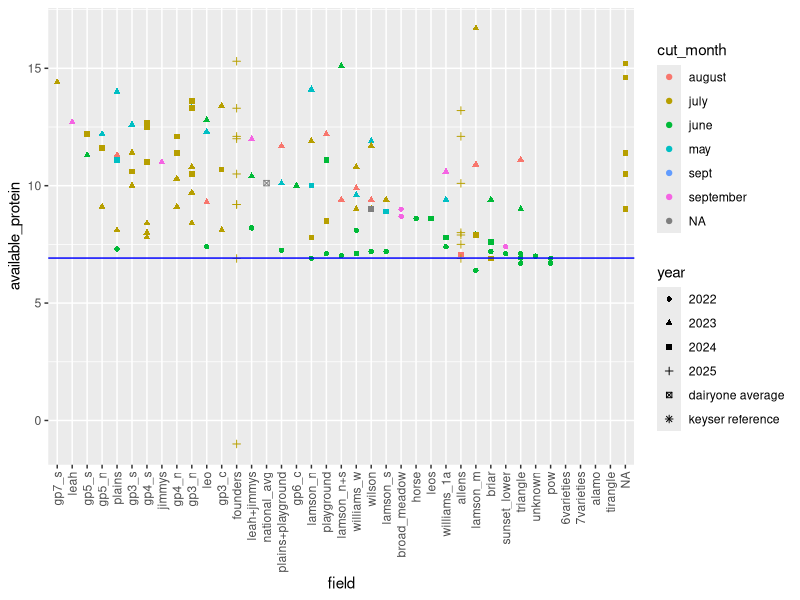
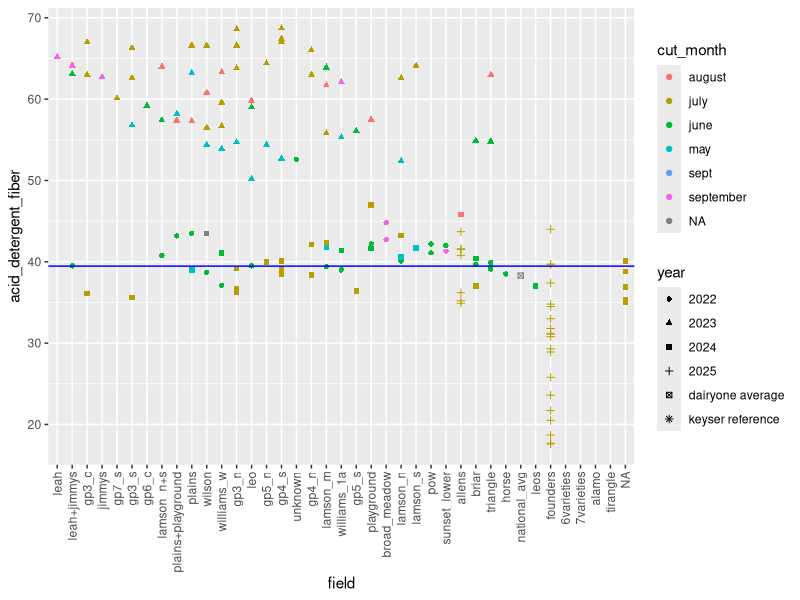
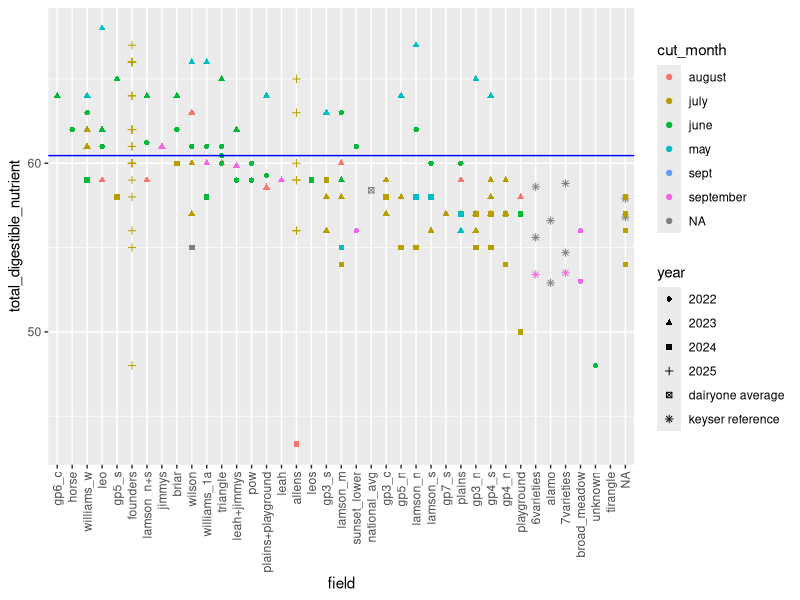
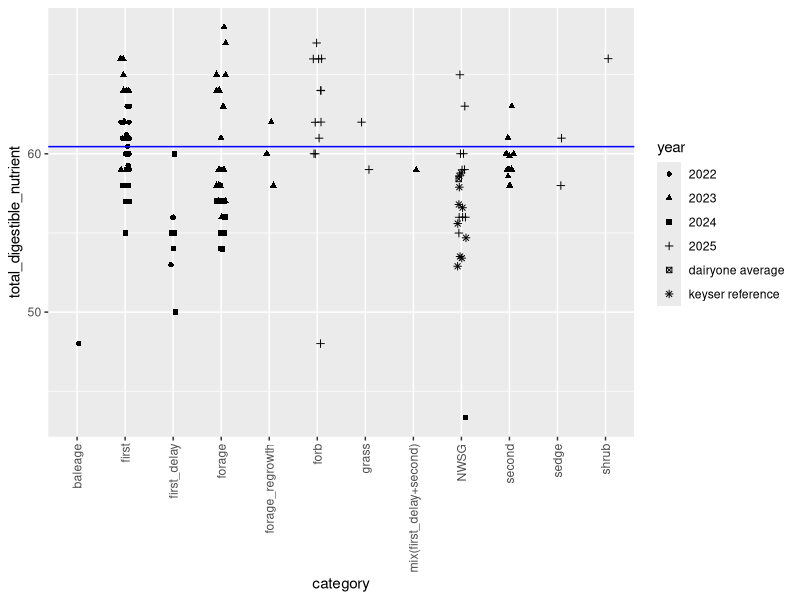

Generate these figures, in order, with R: (Note: this script raises an error after producing the figures.)
#test

library(tidyverse)
library(forcats)

forage<-read_csv('dairyone_master.csv',skip=5)%>%
  mutate(field=as.factor(field))
   
##AVAILABLE PROTEIN###
forage<-mutate(forage, field=fct_reorder(field, desc(available_protein)))
ggplot(forage, aes(field, available_protein))+geom_point(aes(color=cut_month, shape=year))+
  ylim(min(forage$available_protein)-1,max(forage$available_protein)+1)+
  geom_hline(color="blue", yintercept=as.numeric(forage$available_protein[19]))+
  geom_hline(yintercept=as.numeric(mean(forage$available_protein[1:18])))+
  theme(axis.text.x = element_text(angle = 90, vjust = 0.5, hjust=1))

### FIBER ###
forage<-mutate(forage, field=fct_reorder(field, desc(acid_detergent_fiber)))
ggplot(forage, aes(field, acid_detergent_fiber))+geom_point(aes(color=cut_month, shape=year))+
  ylim(min(forage$acid_detergent_fiber)-.5,max(forage$acid_detergent_fiber)+.5)+
  geom_hline(color="blue", yintercept=as.numeric(forage$acid_detergent_fiber[19]))+
  geom_hline(yintercept=as.numeric(mean(forage$acid_detergent_fiber[1:18])))+
  theme(axis.text.x = element_text(angle = 90, vjust = 0.5, hjust=1))

###TDN###
forage<-mutate(forage, field=fct_reorder(field, desc(total_digestible_nutrient)))
ggplot(forage, aes(field, total_digestible_nutrient))+geom_point(aes(color=cut_month, shape=year))+
  ylim(min(forage$total_digestible_nutrient)-.5,max(forage$total_digestible_nutrient)+.5)+
  geom_hline(color="blue", yintercept=as.numeric(forage$total_digestible_nutrient[19]))+
  geom_hline(yintercept=as.numeric(mean(forage$total_digestible_nutrient[1:18])))+
  theme(axis.text.x = element_text(angle = 90, vjust = 0.5, hjust=1))


#############
allforage<-forage

###TDN###

ggplot(allforage, aes(category, total_digestible_nutrient, shape=year))+geom_jitter(width=.1)+
  ylim(min(forage$total_digestible_nutrient)-.5,max(forage$total_digestible_nutrient)+.5)+
  geom_hline(color="blue", yintercept=as.numeric(forage$total_digestible_nutrient[19]))+
  geom_hline(yintercept=as.numeric(mean(forage$total_digestible_nutrient[1:18])))+
  theme(axis.text.x = element_text(angle = 90, vjust = 0.5, hjust=1))

#bales over time
ggplot(subset(allforage, farm!="GP"&category!="average"&category!="baleage"&!is.na(category)&category!="first_delay"), aes(falseyear, bales, shape=year, color=category))+# geom_line(aes(group=interaction(field,year)), color="black")+
  geom_point(size=2)+
 # theme(axis.text.x = element_text(angle = 90, vjust = 0.5, hjust=1)) +  geom_hline(color="blue", yintercept=as.numeric(forage$bales[19]))+geom_hline(color="green", yintercept=60)+
geom_text(data=subset(allforage, farm!="GP"&category!="average"&category!="baleage"&!is.na(category)&category!="first_delay"), aes(falseyear-2, bales, label=field))#+facet_wrap(~field)


#TDN over time
ggplot(subset(allforage, farm!="GP"&category!="average"&category!="baleage"&!is.na(category)&category!="first_delay"), aes(year, total_digestible_nutrient, shape=year, color=category))+# geom_line(aes(group=interaction(field,year)), color="black")+
  geom_point(size=2)+theme_classic()+
  theme(axis.text.x = element_text(angle = 90, vjust = 0.5, hjust=1)) +  geom_hline(color="blue", yintercept=as.numeric(forage$total_digestible_nutrient[19]))+geom_hline(color="green", yintercept=60)
  geom_text(data=subset(allforage, farm!="GP"&category!="average"&category!="baleage"&!is.na(category)&category!="first_delay"&falseyear<"2023-06-02"), aes(falseyear-10, total_digestible_nutrient, label=field))#+facet_wrap(~field)

#TDN*tons
ggplot(subset(allforage, category!="forage"&category!="forage_regrowth"&is.na(synthesized)&farm!="GP"&category!="average"&category!="baleage"&!is.na(category)&category!="first_delay"), aes(falseyear, total_digestible_nutrient*bales*750/2000/100, shape=year, color=category))+ 
  geom_line(aes(group=field), color="black")+
    geom_point(size=2)+theme_classic()+
    theme(axis.text.x = element_text(angle = 90, vjust = 0.5, hjust=1)) +  
  geom_text(data=subset(allforage, is.na(synthesized)&farm!="GP"&category!="average"&category!="baleage"&!is.na(category)&category!="first_delay"), aes(falseyear-5, total_digestible_nutrient*bales*750/2000/100, label=field))+#+facet_wrap(~field)
  coord_trans(y = "log10")+ylab("Tons of Digestible Nutrient")

#tons
ggplot(subset(allforage, category!="forage"&category!="forage_regrowth"&is.na(synthesized)&farm!="GP"&category!="average"&category!="baleage"&!is.na(category)&category!="first_delay"), aes(falseyear, bales*750/2000, shape=year, color=category))+ 
  geom_line(aes(group=field), color="black")+
  geom_point(size=2)+theme_classic()+
  theme(axis.text.x = element_text(angle = 90, vjust = 0.5, hjust=1)) +  
  geom_text(data=subset(allforage, is.na(synthesized)&farm!="GP"&category!="average"&category!="baleage"&!is.na(category)&category!="first_delay"), aes(falseyear-5, bales*750/2000, label=field))+#+facet_wrap(~field)
  coord_trans(y = "log10")+ylab("Tons of Hay")


#protein
ggplot(subset(allforage, farm!="GP"&category!="average"&category!="baleage"&!is.na(category)&category!="first_delay"), aes(falseyear, available_protein, shape=year, color=category))+# geom_line(aes(group=interaction(field,year)), color="black")+
    geom_point(size=2)+theme_classic()+
    theme(axis.text.x = element_text(angle = 90, vjust = 0.5, hjust=1)) +  geom_hline(color="blue", yintercept=as.numeric(forage$available_protein[19]))

#protein tons
    ggplot(subset(allforage, category!="forage"&category!="forage_regrowth"&is.na(synthesized)&farm!="GP"&category!="average"&category!="baleage"&!is.na(category)&category!="first_delay"), aes(falseyear, available_protein*bales*750/2000, shape=year, color=category))+ 
      geom_line(aes(group=field), color="black")+
      geom_point(size=2)+theme_classic()+
      theme(axis.text.x = element_text(angle = 90, vjust = 0.5, hjust=1)) +  
     # geom_hline(color="blue", yintercept=as.numeric(forage$available_protein[19]*750/2000))+
      geom_text(data=subset(allforage, is.na(synthesized)&farm!="GP"&category!="average"&category!="baleage"&!is.na(category)&category!="first_delay"), aes(falseyear-2, available_protein*bales*750/2000, label=field))+#+facet_wrap(~field)
      coord_trans(y = "log10")
    
    #ADF
ggplot(subset(allforage, farm!="GP"&category!="average"&category!="baleage"&!is.na(category)&category!="first_delay"), aes(falseyear, acid_detergent_fiber, shape=year, color=category))+# geom_line(aes(group=interaction(field,year)), color="black")+
      geom_point(size=2)+theme_classic()+
      theme(axis.text.x = element_text(angle = 90, vjust = 0.5, hjust=1)) +  geom_hline(color="blue", yintercept=as.numeric(forage$acid_detergent_fiber[19]))
    geom_text(data=subset(allforage, farm!="GP"&category!="average"&category!="baleage"&!is.na(category)&category!="first_delay"&falseyear<"2023-06-02"), aes(falseyear-10, total_digestible_nutrient, label=field))#+facet_wrap(~field)
##    
#ggplot(subset(allforage, farm!="GP"&category!="average"&category!="baleage"&!is.na(category)&category!="first_delay"), aes(falseyear, ne_gain_mcal.lb, shape=year, color=category))+# geom_line(aes(group=interaction(field,year)), color="black")+
#      geom_point(size=2)+
#      theme(axis.text.x = element_text(angle = 90, vjust = 0.5, hjust=1)) +  geom_hline(color="blue", yintercept=as.numeric(forage$ne_gain_mcal.lb[19]))
#    geom_text(data=subset(allforage, farm!="GP"&category!="average"&category!="baleage"&!is.na(category)&category!="first_delay"&falseyear<"2023-06-02"), aes(falseyear-10, total_digestible_nutrient, label=field))#+facet_wrap(~field)
   
    
#categories: May23, June22, August23
#stacked bars
#total bales, tons TDN, tons protein

allforage$field=fct_reorder(allforage$field, (allforage$bales))    
allforage$cat=fct_reorder(allforage$cat, (allforage$available_protein))    

ggplot(subset(allforage, category!="forage"&category!="forage_regrowth"&is.na(synthesized)&farm!="GP"&category!="average"&category!="baleage"&!is.na(category)&category!="first_delay"), 
           aes(year, bales, fill=field))+
      geom_bar(stat="identity", position="stack")
    
ggplot(subset(allforage, category!="forage"&category!="forage_regrowth"&is.na(synthesized)&farm!="GP"&category!="average"&category!="baleage"&!is.na(category)&category!="first_delay"), 
           aes(cat, bales, fill=field))+
      geom_bar(stat="identity", position="stack")
    
ggplot(subset(allforage, category!="forage"&category!="forage_regrowth"&is.na(synthesized)&farm!="GP"&category!="average"&category!="baleage"&!is.na(category)&category!="first_delay"), 
           aes(cat, total_digestible_nutrient*bales*750/2000, fill=field))+
      geom_bar(stat="identity", position="stack")

ggplot(subset(allforage, category!="forage"&category!="forage_regrowth"&is.na(synthesized)&farm!="GP"&category!="average"&category!="baleage"&!is.na(category)&category!="first_delay"), 
       aes(year, available_protein*bales*750/2000, fill=field))+
  geom_bar(stat="identity", position="stack")

forviz<-select(filter(allforage, is.na(synthesized)&!is.na(cat)), year, field, cat, category, bales, available_protein, total_digestible_nutrient, acid_detergent_fiber)%>%
  mutate(available_protein=available_protein*bales*750/2000, total_digestible_nutrient=total_digestible_nutrient*bales*750/2000, acid_detergent_fiber=acid_detergent_fiber*bales*750/2000)%>%
  gather(var, val, 5:8)
forviz$var<-factor(forviz$var, levels= c("bales", "total_digestible_nutrient", "available_protein", "acid_detergent_fiber"))

ggplot(forviz, aes(cat, val,  fill=field))+
  geom_bar(stat="identity", position="stack")+
  facet_wrap(~var, scales="free", nrow=1)

ggplot(filter(forviz, year!=2020), aes(year, val))+
  geom_bar(stat="identity", position="stack")+
  facet_wrap(~var, scales="free", nrow=1)+theme_classic()+ylab("Tons")

ggplot(filter(forviz, year!=2020), aes(cat, val))+
  geom_bar(stat="identity", position="stack")+
  facet_wrap(~var, scales="free", nrow=1)+theme_classic()+ylab("Tons")

ggplot(filter(forviz, year!=2020), aes(year, val,  fill=field))+
  geom_bar(stat="identity", position="stack")+
  facet_wrap(~var, scales="free", nrow=1)+theme_classic()

forviz2<-select(filter(allforage, is.na(synthesized)&!is.na(cat)), year, field, cat, category, bales, available_protein, total_digestible_nutrient, acid_detergent_fiber)%>%
  gather(var, val, 5:8)
forviz2$var<-factor(forviz2$var, levels= c("bales", "total_digestible_nutrient", "available_protein", "acid_detergent_fiber"))

ggplot(filter(forviz2, year!=2020), aes(cat, val))+
  geom_boxplot()+
  facet_wrap(~var, scales="free")+theme_classic()


ggplot(filter(forviz2, year!=2020), aes(year, val))+
  geom_boxplot()+
  facet_wrap(~var, scales="free")+theme_classic()

#what if (TDN/protein losses if delayed to mid july for several of may cuts)
#if volume stayed the same/if volume increased to 2022 levels/volume by platemeter??
    
    


###FORB forage

forbs<-forage%>%
  filter(type=="forb"|type=="grass"|type=="113k")


ggplot(forbs, aes(field2, total_digestible_nutrient))+geom_point(aes(color=year))+theme_classic()+ theme(axis.text.x = element_text(angle = 90, vjust = 0.5, hjust=1))
ggplot(forbs, aes(field2, acid_detergent_fiber))+geom_point(aes(color=year))+theme_classic()+ theme(axis.text.x = element_text(angle = 90, vjust = 0.5, hjust=1))
ggplot(forbs, aes(field2, crude_protein))+geom_point(aes(color=year))+theme_classic()+ theme(axis.text.x = element_text(angle = 90, vjust = 0.5, hjust=1))
ggplot(forbs, aes(field2, calcium))+geom_point(aes(color=year))+theme_classic()+ theme(axis.text.x = element_text(angle = 90, vjust = 0.5, hjust=1))
ggplot(forbs, aes(field2, phosphorus))+geom_point(aes(color=year))+theme_classic()+ theme(axis.text.x = element_text(angle = 90, vjust = 0.5, hjust=1))
ggplot(forbs, aes(field2, magnesium))+geom_point(aes(color=year))+theme_classic()+ theme(axis.text.x = element_text(angle = 90, vjust = 0.5, hjust=1))
ggplot(forbs, aes(field2, potassium))+geom_point(aes(color=year))+theme_classic()+ theme(axis.text.x = element_text(angle = 90, vjust = 0.5, hjust=1))
ggplot(forbs, aes(field2, zinc_ppm))+geom_point(aes(color=year))+theme_classic()+ theme(axis.text.x = element_text(angle = 90, vjust = 0.5, hjust=1))
ggplot(forbs, aes(field2, iron_ppm))+geom_point(aes(color=year))+theme_classic()+ theme(axis.text.x = element_text(angle = 90, vjust = 0.5, hjust=1))
ggplot(forbs, aes(field2, copper_ppm))+geom_point(aes(color=year))+theme_classic()+ theme(axis.text.x = element_text(angle = 90, vjust = 0.5, hjust=1))
ggplot(forbs, aes(field2, mn_ppm))+geom_point(aes(color=year))+theme_classic()+ theme(axis.text.x = element_text(angle = 90, vjust = 0.5, hjust=1))
ggplot(forbs, aes(field2, mo_ppm))+geom_point(aes(color=year))+theme_classic()+ theme(axis.text.x = element_text(angle = 90, vjust = 0.5, hjust=1))
ggplot(forbs, aes(field2, sulfur_percent))+geom_point(aes(color=year))+theme_classic()+ theme(axis.text.x = element_text(angle = 90, vjust = 0.5, hjust=1))


### native warm season grasses
NWSG<-forage%>%
  filter(category=="NWSG"|type=="113k")%>%
  mutate(field2=as.factor(field2))
NWSG$field2<-fct_relevel(NWSG$field2, "DAIRYONE AVERAGE 2004-2022", "Bluestem", "Indiangrass", "Switchgrass", "Gamagrass", "Bluestem+Indiangrass", "Mixed NWSG", "Mixed NWSG w/ clover")

ggplot(NWSG, aes(field2, total_digestible_nutrient)) + geom_rect(aes(xmin=-Inf, xmax=Inf, ymin=52, ymax=58), fill="lightgrey")+
geom_point(aes(color=year))+theme_classic()+ theme(axis.text.x = element_text(angle = 90, vjust = 0.5, hjust=1))+
  theme(legend.title = element_blank())+
  labs(caption = "Dairy One average represents typical northeast cool season hay value. Shading represents range of 'medium' quality values.")+
  xlab("")+ ylab("% Total Digestible Nutrient")
  #geom_point(data=(filter(NWSG, type!="113k")), aes(y=total_digestible_nutrient*1.2, color=year, alpha=.8))
  #geom_hline(yintercept=58)+geom_hline(yintercept=52, color="darkred")

ggplot(NWSG, aes(field2, crude_protein))+ geom_rect(aes(xmin=-Inf, xmax=Inf, ymin=7, ymax=11), fill="lightgrey")+geom_point(aes(color=year))+theme_classic()+ theme(axis.text.x = element_text(angle = 90, vjust = 0.5, hjust=1))
  #geom_point(data=(filter(NWSG, type!="113k")), aes(y=total_digestible_nutrient*1.2, color=year, alpha=.8))
  #geom_hline(yintercept=8, color="darkred")
